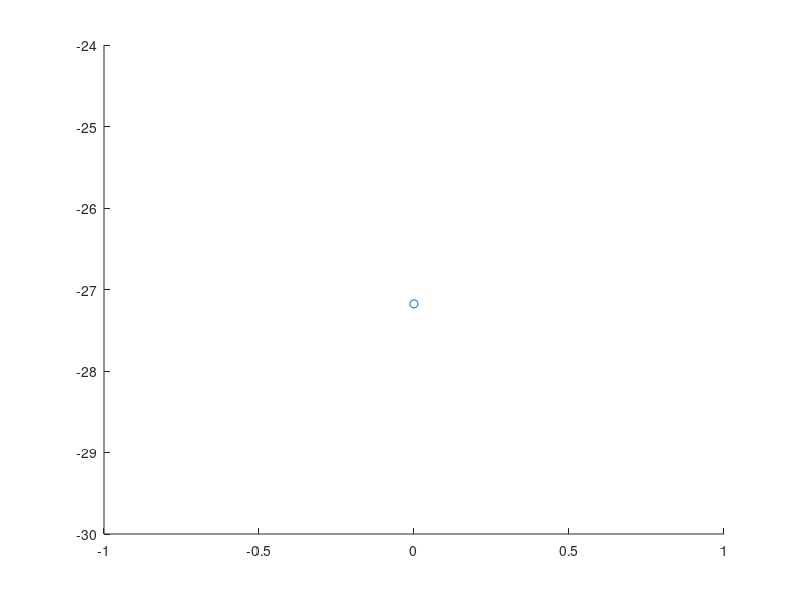

Write the MATLAB code that produced this figure. (Note: this script raises an error after producing the figure.)
k_lift = 0.5 * 1.225 * 0.4586;
k_tail = 0.5 * 1.225 * 0.138;
k_fuse = 0.5 * 1.225;

Fx_wing_TO = @ (u,sk,the) (-227.085647.*k_lift.*u.^2  +  5186.70122.*k_lift.*the.*u.^2.*sin(sk).^2  +  25531.1699.*k_lift.*the.^2.*u.^2.*sin(sk).^2)./10000;
Fy_wing_TO = @ (u,sk,the) (744.464339.*k_lift.*sk.*u.^2  +  1514.24153.*k_lift.*the.*u.^2  +  -491.620021.*k_lift.*sk.^2.*u.^2  +  13256.1841.*k_lift.*the.^2.*u.^2  +  14654.8858.*k_lift.*sk.*the.*u.^2  +  -9995.34011.*k_lift.*sk.^2.*the.*u.^2)./10000;

Fz_wing_TO = @ (u,sk,the) (-14473.5556.*k_lift.*the.*u.^2  +  -4300.0198.*k_lift.*u.^2.*sin(sk).^2  +  -26532.9954.*k_lift.*the.*u.^2.*sin(sk).^2)./10000;

Fx_ele_TO = 0;
Fy_ele_TO = 0;
Fz_ele_TO = @ (u,the) (501.156273.*k_tail.*u.^2  +  -17187.0962.*k_tail.*the.*u.^2)./10000;

Fx_fuse_TO = @ (u,sk,the) (-480.00018.*k_fuse.*u.^2  +  62.418984.*k_fuse.*sk.^2.*u.^2  +  1809.023.*k_fuse.*the.^2.*u.^2)./10000;
Fy_fuse_TO = 0;
Fz_fuse_TO = @ (u,the) (-1181.4327.*k_fuse.*the.*u.^2./10000);


%% Compare fuselage

u = 15;
skew = deg2rad(90);
theta = deg2rad([0:0.1:10]);

figure
for i=1:length(theta)
    hold on
    plot(rad2deg(theta(i)),Fz_wing_TO(u,skew,theta(i)),'o')
    plot(rad2deg(theta(i)),Fz_wing(skew,theta(i),u),'*')

end

